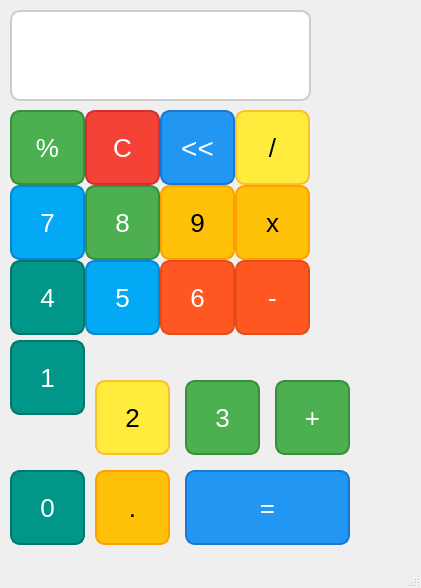
<?xml version="1.0" encoding="UTF-8"?>
<ui version="4.0">
 <class>MainWindow</class>
 <widget class="QMainWindow" name="MainWindow">
  <property name="geometry">
   <rect>
    <x>0</x>
    <y>0</y>
    <width>421</width>
    <height>588</height>
   </rect>
  </property>
  <property name="windowTitle">
   <string>Calculator</string>
  </property>
  <widget class="QWidget" name="centralwidget">
   <widget class="QPushButton" name="btn_percent">
    <property name="geometry">
     <rect>
      <x>10</x>
      <y>110</y>
      <width>75</width>
      <height>75</height>
     </rect>
    </property>
    <property name="styleSheet">
     <string>
       QPushButton {
         background-color: #4CAF50; /* Green */
         color: white;
         border: 2px solid #388E3C;
         border-radius: 10px;
         font-size: 26px;
       }
       QPushButton:pressed {
         background-color: #388E3C; /* Darker Green */
       }
     </string>
    </property>
    <property name="text">
     <string>%</string>
    </property>
   </widget>
   <widget class="QPushButton" name="btn_arrow">
    <property name="geometry">
     <rect>
      <x>160</x>
      <y>110</y>
      <width>75</width>
      <height>75</height>
     </rect>
    </property>
    <property name="styleSheet">
     <string>
       QPushButton {
         background-color: #2196F3; /* Blue */
         color: white;
         border: 2px solid #1976D2;
         border-radius: 10px;
         font-size: 28px;
       }
       QPushButton:pressed {
         background-color: #1976D2; /* Darker Blue */
       }
     </string>
    </property>
    <property name="text">
     <string>&lt;&lt;</string>
    </property>
   </widget>
   <widget class="QPushButton" name="btn_clear">
    <property name="geometry">
     <rect>
      <x>85</x>
      <y>110</y>
      <width>75</width>
      <height>75</height>
     </rect>
    </property>
    <property name="styleSheet">
     <string>
       QPushButton {
         background-color: #F44336; /* Red */
         color: white;
         border: 2px solid #D32F2F;
         border-radius: 10px;
         font-size: 26px;
       }
       QPushButton:pressed {
         background-color: #D32F2F; /* Darker Red */
       }
     </string>
    </property>
    <property name="text">
     <string>C</string>
    </property>
   </widget>
   <widget class="QPushButton" name="btn_div">
    <property name="geometry">
     <rect>
      <x>235</x>
      <y>110</y>
      <width>75</width>
      <height>75</height>
     </rect>
    </property>
    <property name="styleSheet">
     <string>
       QPushButton {
         background-color: #FFEB3B; /* Yellow */
         color: black;
         border: 2px solid #FBC02D;
         border-radius: 10px;
         font-size: 26px;
       }
       QPushButton:pressed {
         background-color: #FBC02D; /* Darker Yellow */
       }
     </string>
    </property>
    <property name="text">
     <string>/</string>
    </property>
   </widget>
   <widget class="QPushButton" name="btn_mul">
    <property name="geometry">
     <rect>
      <x>235</x>
      <y>185</y>
      <width>75</width>
      <height>75</height>
     </rect>
    </property>
    <property name="styleSheet">
     <string>
       QPushButton {
         background-color: #FFC107; /* Amber */
         color: black;
         border: 2px solid #FFA000;
         border-radius: 10px;
         font-size: 26px;
       }
       QPushButton:pressed {
         background-color: #FFA000; /* Darker Amber */
       }
     </string>
    </property>
    <property name="text">
     <string>x</string>
    </property>
   </widget>
   <widget class="QPushButton" name="btn_seven">
    <property name="geometry">
     <rect>
      <x>10</x>
      <y>185</y>
      <width>75</width>
      <height>75</height>
     </rect>
    </property>
    <property name="styleSheet">
     <string>
       QPushButton {
         background-color: #03A9F4; /* Light Blue */
         color: white;
         border: 2px solid #0288D1;
         border-radius: 10px;
         font-size: 26px;
       }
       QPushButton:pressed {
         background-color: #0288D1; /* Darker Light Blue */
       }
     </string>
    </property>
    <property name="text">
     <string>7</string>
    </property>
   </widget>
   <widget class="QPushButton" name="btn_eight">
    <property name="geometry">
     <rect>
      <x>85</x>
      <y>185</y>
      <width>75</width>
      <height>75</height>
     </rect>
    </property>
    <property name="styleSheet">
     <string>
       QPushButton {
         background-color: #4CAF50; /* Green */
         color: white;
         border: 2px solid #388E3C;
         border-radius: 10px;
         font-size: 26px;
       }
       QPushButton:pressed {
         background-color: #388E3C; /* Darker Green */
       }
     </string>
    </property>
    <property name="text">
     <string>8</string>
    </property>
   </widget>
   <widget class="QPushButton" name="btn_nine">
    <property name="geometry">
     <rect>
      <x>160</x>
      <y>185</y>
      <width>75</width>
      <height>75</height>
     </rect>
    </property>
    <property name="styleSheet">
     <string>
       QPushButton {
         background-color: #FFC107; /* Amber */
         color: black;
         border: 2px solid #FFA000;
         border-radius: 10px;
         font-size: 26px;
       }
       QPushButton:pressed {
         background-color: #FFA000; /* Darker Amber */
       }
     </string>
    </property>
    <property name="text">
     <string>9</string>
    </property>
   </widget>
   <widget class="QPushButton" name="btn_sub">
    <property name="geometry">
     <rect>
      <x>235</x>
      <y>260</y>
      <width>75</width>
      <height>75</height>
     </rect>
    </property>
    <property name="styleSheet">
     <string>
       QPushButton {
         background-color: #FF5722; /* Deep Orange */
         color: white;
         border: 2px solid #E64A19;
         border-radius: 10px;
         font-size: 26px;
       }
       QPushButton:pressed {
         background-color: #E64A19; /* Darker Deep Orange */
       }
     </string>
    </property>
    <property name="text">
     <string>-</string>
    </property>
   </widget>
   <widget class="QPushButton" name="btn_four">
    <property name="geometry">
     <rect>
      <x>10</x>
      <y>260</y>
      <width>75</width>
      <height>75</height>
     </rect>
    </property>
    <property name="styleSheet">
     <string>
       QPushButton {
         background-color: #009688; /* Teal */
         color: white;
         border: 2px solid #00796B;
         border-radius: 10px;
         font-size: 26px;
       }
       QPushButton:pressed {
         background-color: #00796B; /* Darker Teal */
       }
     </string>
    </property>
    <property name="text">
     <string>4</string>
    </property>
   </widget>
   <widget class="QPushButton" name="btn_five">
    <property name="geometry">
     <rect>
      <x>85</x>
      <y>260</y>
      <width>75</width>
      <height>75</height>
     </rect>
    </property>
    <property name="styleSheet">
     <string>
       QPushButton {
         background-color: #03A9F4; /* Light Blue */
         color: white;
         border: 2px solid #0288D1;
         border-radius: 10px;
         font-size: 26px;
       }
       QPushButton:pressed {
         background-color: #0288D1; /* Darker Light Blue */
       }
     </string>
    </property>
    <property name="text">
     <string>5</string>
    </property>
   </widget>
   <widget class="QPushButton" name="btn_six">
    <property name="geometry">
     <rect>
      <x>160</x>
      <y>260</y>
      <width>75</width>
      <height>75</height>
     </rect>
    </property>
    <property name="styleSheet">
     <string>
       QPushButton {
         background-color: #FF5722; /* Deep Orange */
         color: white;
         border: 2px solid #E64A19;
         border-radius: 10px;
         font-size: 26px;
       }
       QPushButton:pressed {
         background-color: #E64A19; /* Darker Deep Orange */
       }
     </string>
    </property>
    <property name="text">
     <string>6</string>
    </property>
   </widget>
   <widget class="QPushButton" name="btn_plus">
    <property name="geometry">
     <rect>
      <x>275</x>
      <y>380</y>
      <width>75</width>
      <height>75</height>
     </rect>
    </property>
    <property name="styleSheet">
     <string>
       QPushButton {
         background-color: #4CAF50; /* Green */
         color: white;
         border: 2px solid #388E3C;
         border-radius: 10px;
         font-size: 26px;
       }
       QPushButton:pressed {
         background-color: #388E3C; /* Darker Green */
       }
     </string>
    </property>
    <property name="text">
     <string>+</string>
    </property>
   </widget>
   <widget class="QPushButton" name="btn_one">
    <property name="geometry">
     <rect>
      <x>10</x>
      <y>340</y>
      <width>75</width>
      <height>75</height>
     </rect>
    </property>
    <property name="styleSheet">
     <string>
       QPushButton {
         background-color: #009688; /* Teal */
         color: white;
         border: 2px solid #00796B;
         border-radius: 10px;
         font-size: 26px;
       }
       QPushButton:pressed {
         background-color: #00796B; /* Darker Teal */
       }
     </string>
    </property>
    <property name="text">
     <string>1</string>
    </property>
   </widget>
   <widget class="QPushButton" name="btn_two">
    <property name="geometry">
     <rect>
      <x>95</x>
      <y>380</y>
      <width>75</width>
      <height>75</height>
     </rect>
    </property>
    <property name="styleSheet">
     <string>
       QPushButton {
         background-color: #FFEB3B; /* Yellow */
         color: black;
         border: 2px solid #FBC02D;
         border-radius: 10px;
         font-size: 26px;
       }
       QPushButton:pressed {
         background-color: #FBC02D; /* Darker Yellow */
       }
     </string>
    </property>
    <property name="text">
     <string>2</string>
    </property>
   </widget>
   <widget class="QPushButton" name="btn_three">
    <property name="geometry">
     <rect>
      <x>185</x>
      <y>380</y>
      <width>75</width>
      <height>75</height>
     </rect>
    </property>
    <property name="styleSheet">
     <string>
       QPushButton {
         background-color: #4CAF50; /* Green */
         color: white;
         border: 2px solid #388E3C;
         border-radius: 10px;
         font-size: 26px;
       }
       QPushButton:pressed {
         background-color: #388E3C; /* Darker Green */
       }
     </string>
    </property>
    <property name="text">
     <string>3</string>
    </property>
   </widget>
   <widget class="QPushButton" name="btn_equal">
    <property name="geometry">
     <rect>
      <x>185</x>
      <y>470</y>
      <width>165</width>
      <height>75</height>
     </rect>
    </property>
    <property name="styleSheet">
     <string>
       QPushButton {
         background-color: #2196F3; /* Blue */
         color: white;
         border: 2px solid #1976D2;
         border-radius: 10px;
         font-size: 26px;
       }
       QPushButton:pressed {
         background-color: #1976D2; /* Darker Blue */
       }
     </string>
    </property>
    <property name="text">
     <string>=</string>
    </property>
   </widget>
   <widget class="QPushButton" name="btn_zero">
    <property name="geometry">
     <rect>
      <x>10</x>
      <y>470</y>
      <width>75</width>
      <height>75</height>
     </rect>
    </property>
    <property name="styleSheet">
     <string>
       QPushButton {
         background-color: #009688; /* Teal */
         color: white;
         border: 2px solid #00796B;
         border-radius: 10px;
         font-size: 26px;
       }
       QPushButton:pressed {
         background-color: #00796B; /* Darker Teal */
       }
     </string>
    </property>
    <property name="text">
     <string>0</string>
    </property>
   </widget>
   <widget class="QPushButton" name="btn_decimal">
    <property name="geometry">
     <rect>
      <x>95</x>
      <y>470</y>
      <width>75</width>
      <height>75</height>
     </rect>
    </property>
    <property name="styleSheet">
     <string>
       QPushButton {
         background-color: #FFC107; /* Amber */
         color: black;
         border: 2px solid #FFA000;
         border-radius: 10px;
         font-size: 26px;
       }
       QPushButton:pressed {
         background-color: #FFA000; /* Darker Amber */
       }
     </string>
    </property>
    <property name="text">
     <string>.</string>
    </property>
   </widget>
   <widget class="QLineEdit" name="lineEdit">
    <property name="geometry">
     <rect>
      <x>10</x>
      <y>10</y>
      <width>301</width>
      <height>91</height>
     </rect>
    </property>
    <property name="styleSheet">
     <string>
       QLineEdit {
         background-color: #FFFFFF; /* White */
         color: #000000; /* Black Text */
         border: 2px solid #CCCCCC; /* Light Gray */
         border-radius: 10px;
         font-size: 14px;
       }
     </string>
    </property>
    <property name="alignment">
     <set>Qt::AlignRight|Qt::AlignTrailing|Qt::AlignVCenter</set>
    </property>
    <property name="readOnly">
     <bool>true</bool>
    </property>
    <property name="placeholderText">
     <string/>
    </property>
   </widget>
  </widget>
  <widget class="QMenuBar" name="menubar">
   <property name="geometry">
    <rect>
     <x>0</x>
     <y>0</y>
     <width>421</width>
     <height>21</height>
    </rect>
   </property>
  </widget>
  <widget class="QStatusBar" name="statusbar"/>
 </widget>
 <resources/>
 <connections/>
</ui>
